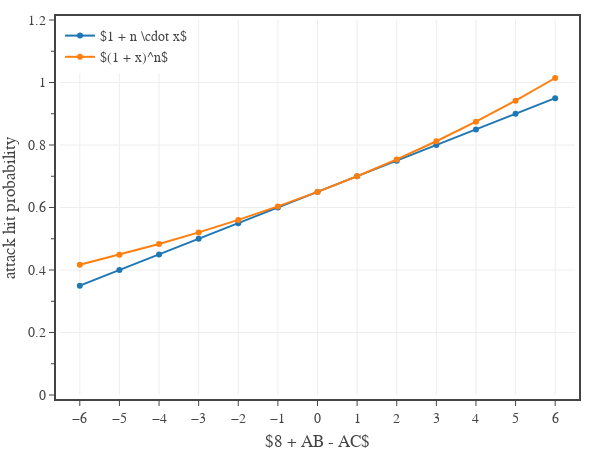

Notebook code for this chart:
### Code cell
x = 0.05
n = np.array(range(-6, 7))

# create figure
fig = go.Figure(
    layout=go.Layout(
        template=tfb.FIG_TEMPLATE,
        margin=dict(l=60, r=25, b=55, t=20, pad=4),
        xaxis=dict(
            title_text='$8 + AB - AC$',
            range=[-6.5,6.5],
            tick0=0, dtick=1,
            #minor=dict(tick0=0, dtick=1),
        ),
        yaxis=dict(
            title_text='attack hit probability',
            range=[0,1.2],
            tick0=0, dtick=0.2,
            minor=dict(tick0=0, dtick=0.1),
        ),
        legend=dict(
            xanchor='left', yanchor='top',
            x=0.00, y=1.00,
            orientation='v',
            tracegroupgap=0,
        )
    )
)


#ax.plot(n, np.multiply(0.05, np.add(12, n)), '-', label='1 + n*x', color='k')
#ax.plot(n, np.multiply(0.60, np.power(1.083, n)), '-', label='(1 + x)^n', color='r')

fig.add_trace(go.Scatter(
    x=n, 
    y=np.multiply(0.05, np.add(13, n)),
    mode='markers+lines', 
    name='$1 + n \cdot x$',
    hovertemplate=
        'n %{x}<br>'+
        'Hit Probability %{y:,.0%}' + 
        '<extra></extra>'
))

fig.add_trace(go.Scatter(
    x=n, 
    y=np.multiply(0.65, np.power(1.077, n)),
    mode='markers+lines', 
    name='$(1 + x)^n$',
    hovertemplate=
        'n %{x}<br>'+
        'Hit Probability %{y:,.0%}' + 
        '<extra></extra>'
))

# show figure
fig.update_layout(width=600, height=450)
fig.show(config=tfb.FIG_CONFIG)

# save figures
if SAVEFIGS:
    #fig.update_layout(autosize=True, width=None, height=None)
    #tfb.save_fig_html(fig, format='large', name=f'./fig-encounter-xp-thresholds-vs-level-large')
    #tfb.save_fig_html(fig, format='small', name=f'./fig-encounter-xp-thresholds-vs-level-small')
    pass

### Figure 1 — Plotly figure (JSON) as saved in the notebook; plotly's stock layout.template omitted (floating-point values rounded to 4 significant figures)
{"data": [{"hovertemplate": "n %{x}<br>Hit Probability %{y:,.0%}<extra></extra>", "mode": "markers+lines", "name": "$1 + n \\cdot x$", "type": "scatter", "x": [-6, -5, -4, -3, -2, -1, 0, 1, 2, 3, 4, 5, 6], "y": [0.35, 0.4, 0.45, 0.5, 0.55, 0.6, 0.65, 0.7, 0.75, 0.8, 0.85, 0.9, 0.95]}, {"hovertemplate": "n %{x}<br>Hit Probability %{y:,.0%}<extra></extra>", "mode": "markers+lines", "name": "$(1 + x)^n$", "type": "scatter", "x": [-6, -5, -4, -3, -2, -1, 0, 1, 2, 3, 4, 5, 6], "y": [0.4165, 0.4486, 0.4831, 0.5203, 0.5604, 0.6035, 0.65, 0.7, 0.754, 0.812, 0.8745, 0.9419, 1.014]}], "layout": {"height": 450, "legend": {"orientation": "v", "tracegroupgap": 0, "x": 0, "xanchor": "left", "y": 1, "yanchor": "top"}, "margin": {"b": 55, "l": 60, "pad": 4, "r": 25, "t": 20}, "width": 600, "xaxis": {"dtick": 1, "range": [-6.5, 6.5], "tick0": 0, "title": {"text": "$8 + AB - AC$"}}, "yaxis": {"dtick": 0.2, "minor": {"dtick": 0.1, "tick0": 0}, "range": [0, 1.2], "tick0": 0, "title": {"text": "attack hit probability"}}}}
